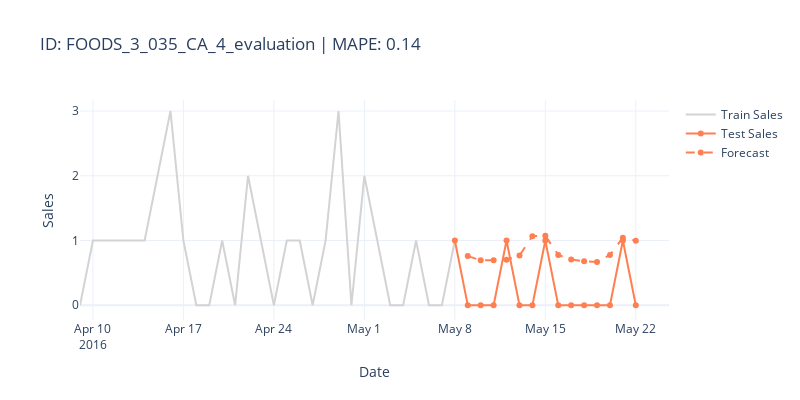
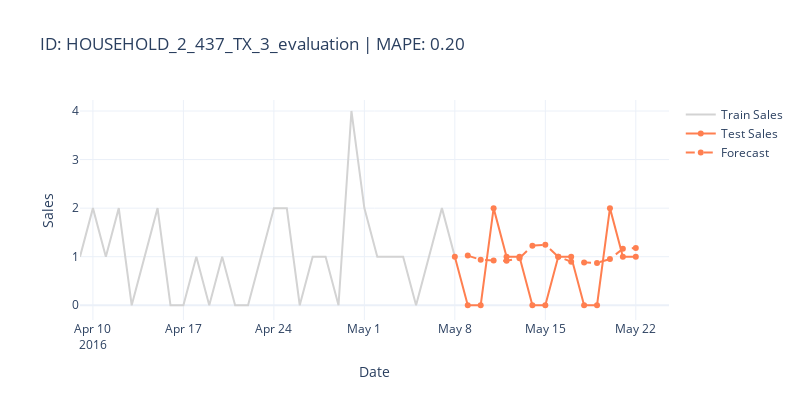
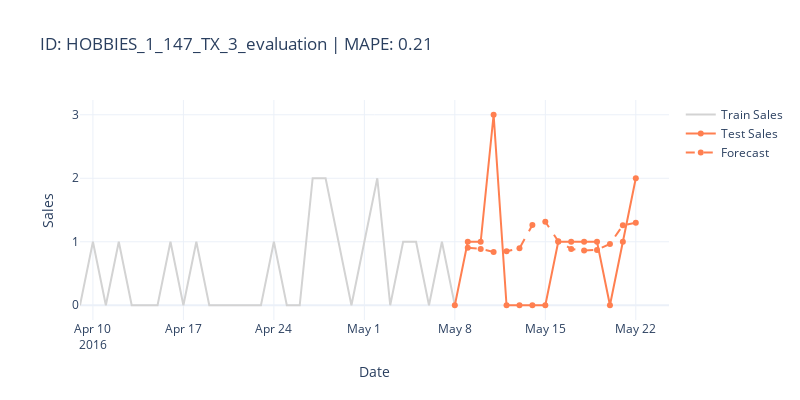
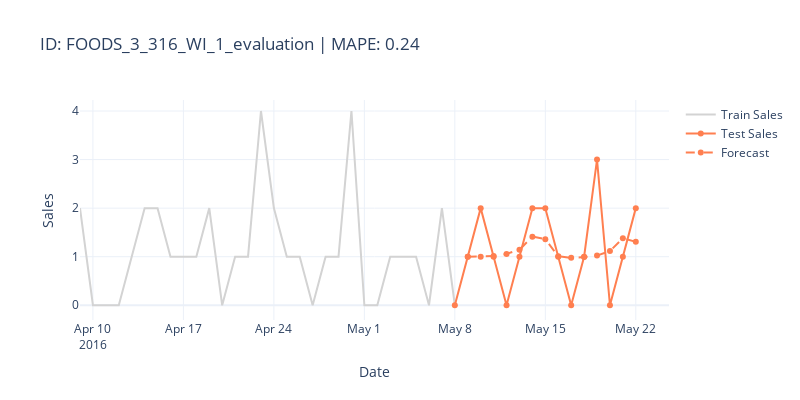

Here is the notebook cell these charts were saved with, in order:
### Code cell
# Sort by RMSE (ascending for best, descending for worst)
sorted_scores = scores_per_ts_iter_df.sort_values(by="MAPE")

# Best 5 (lowest RMSE)
best_ids = sorted_scores['id'].head(5).tolist()

plot_forecasts_with_train(
    train_df, test_df, forecast_df,
    scores_per_ts_df = scores_per_ts_iter_df, 
    metric="MAPE",
    ids_to_plot=best_ids
    )
